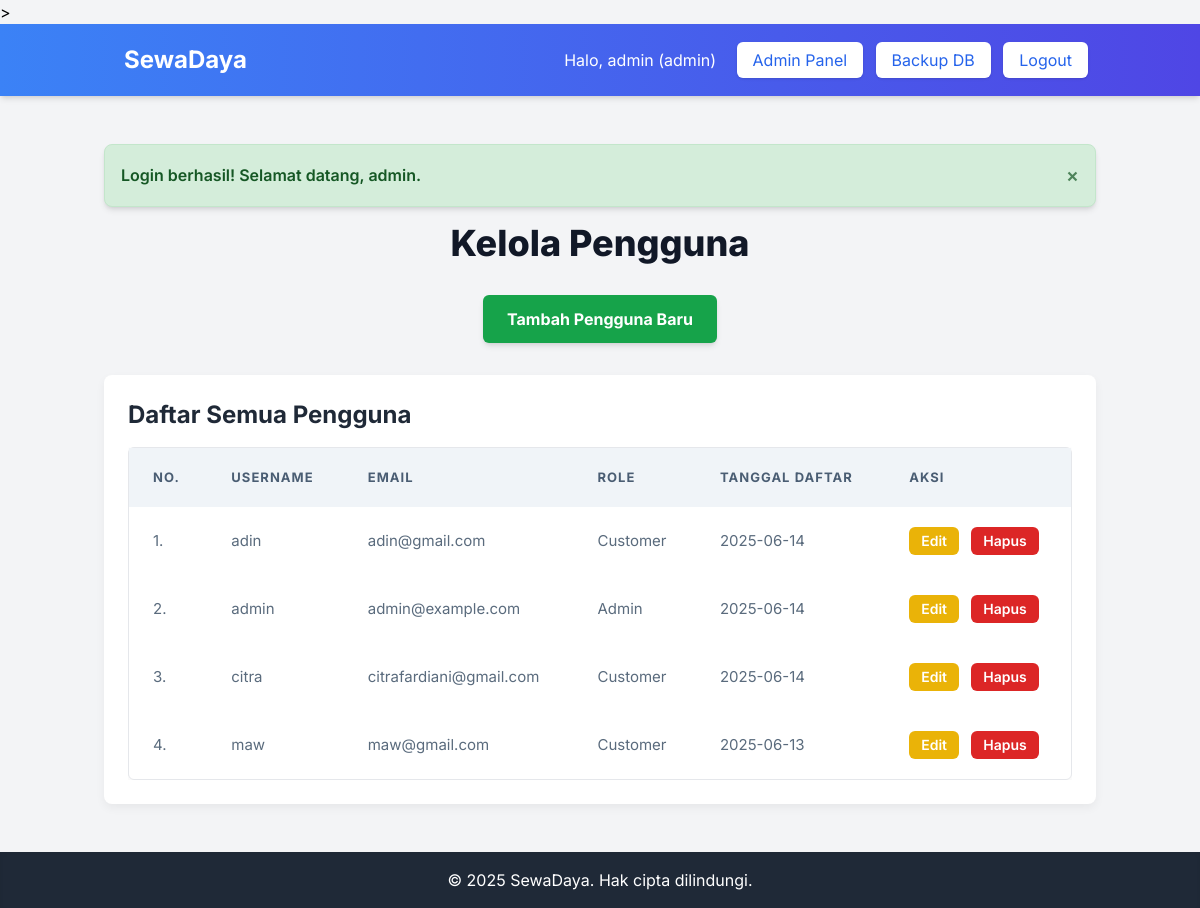
Page /admin_kelola_pengguna.php (signed in) on the committed database.
### tables this page shows
CREATE TABLE `users` (
  `user_id` int NOT NULL,
  `username` varchar(50) NOT NULL,
  `password` varchar(255) NOT NULL,
  `email` varchar(100) NOT NULL,
  `role` enum('admin','customer') DEFAULT 'customer',
  `created_at` timestamp NULL DEFAULT CURRENT_TIMESTAMP
);

### admin_kelola_pengguna.php (the view, shortened to what this page needs)
<?php
require_once __DIR__ . '/init.php';
require_once __DIR__ . '/views/header.php';
?>
<h1 class="text-4xl font-extrabold text-gray-900 mb-8 text-center">Kelola Pengguna</h1>
<div class="text-center mb-8">
    <button onclick="openAddUserModal()" class="bg-green-600 hover:bg-green-700 text-white font-bold py-3 px-6 rounded-md shadow-md transition duration-200">
        Tambah Pengguna Baru
    </button>
</div>
<div class="bg-white p-6 rounded-lg shadow-md">
    <h2 class="text-2xl font-bold text-gray-800 mb-4">Daftar Semua Pengguna</h2>
    <div class="overflow-x-auto">
        <table class="min-w-full bg-white border border-gray-200 rounded-md">
            <thead>
                <tr class="bg-gray-100 text-gray-700">
                    <th class="py-3 px-4 text-left">No.</th>
                    <th class="py-3 px-4 text-left">Username</th>
                    <th class="py-3 px-4 text-left">Email</th>
                    <th class="py-3 px-4 text-left">Role</th>
                    <th class="py-3 px-4 text-left">Tanggal Daftar</th>
                    <th class="py-3 px-4 text-left">Aksi</th>
                </tr>
            </thead>
            <tbody>
                <?php
                try {
                    $stmt = $pdo->query("SELECT user_id, username, email, role, created_at FROM users ORDER BY username ASC");
                    $all_users = $stmt->fetchAll(PDO::FETCH_ASSOC);
                    if (count($all_users) > 0) {
                        $counter = 1;
                        foreach ($all_users as $user): ?>
                            <tr class="border-b border-gray-200 hover:bg-gray-50">
                                <td class="py-3 px-4"><?= $counter++ ?>.</td>
                                <td class="py-3 px-4"><?= htmlspecialchars($user['username']) ?></td>
                                <td class="py-3 px-4"><?= htmlspecialchars($user['email']) ?></td>
                                <td class="py-3 px-4"><?= htmlspecialchars(ucfirst($user['role'])) ?></td>
                                <td class="py-3 px-4"><?= htmlspecialchars(date('Y-m-d', strtotime($user['created_at']))) ?></td>
                                <td class="py-3 px-4">
                                    <button onclick='openEditUserModal(<?= json_encode($user) ?>, <?= $_SESSION['user_id'] ?>)' class="bg-yellow-500 hover:bg-yellow-600 text-white text-sm py-1 px-3 rounded-md transition duration-200 mr-2">Edit</button>
                                    <form action="admin_kelola_pengguna.php" method="POST" class="inline-block" onsubmit="return confirm('Anda yakin ingin menghapus pengguna ini? Tindakan ini tidak dapat dibatalkan.');">
                                        <button type="submit" class="bg-red-600 hover:bg-red-700 text-white text-sm py-1 px-3 rounded-md transition duration-200" <?= ($user['user_id'] == $_SESSION['user_id']) ? 'disabled' : '' ?>>Hapus</button>
                                    </form>
                                </td>
                            </tr>
                        <?php endforeach;
                    } else {
                        echo "<tr><td colspan='6' class='py-3 px-4 text-center text-gray-600'>Tidak ada pengguna di database.</td></tr>";
                    }
                } catch (PDOException $e) {
                    echo "<tr><td colspan='6' class='py-3 px-4 text-center text-red-600'>Gagal memuat pengguna: " . $e->getMessage() . "</td></tr>";
                }
                ?>
            </tbody>
        </table>
    </div>
</div>
<?php
require_once __DIR__ . '/views/footer.php';
?>

### assets/css/style.css (style rules this page uses)
body { -webkit-font-smoothing: antialiased; -moz-osx-font-smoothing: grayscale; font-family: 'Inter', sans-serif; background-color: color: #3f4a5a; line-height: 1.6; }
.bg-white.p-6.rounded-lg.shadow-md, .bg-white.p-8.rounded-lg.shadow-lg { background-color: #ffffff; border: 1px solid theme('colors.gray.100'); border-radius: theme('borderRadius.2xl'); box-shadow: 0 4px 10px rgba(0, 0, 0, 0.05); transition: all 0.2s ease-out; }
h1 { color: #2c3e50; font-weight: 800; text-align: center; margin-bottom: 2rem; font-size: 2.5rem; }
h2 { color: #34495e; font-weight: 700; margin-bottom: 1.5rem; font-size: 1.875rem; }
.overflow-x-auto { border-radius: theme('borderRadius.lg'); overflow: hidden; }
.overflow-x-auto table { width: 100%; min-width: 900px; border-collapse: separate; border-spacing: 0; background-color: #ffffff; border-radius: theme('borderRadius.lg'); box-shadow: 0 2px 8px rgba(0, 0, 0, 0.05); }
.overflow-x-auto table th, .overflow-x-auto table td { padding: 1.25rem 1.5rem; border-bottom: 1px solid theme('colors.gray.100'); text-align: left; color: #5a6b7d; font-size: 0.9375rem; }
.overflow-x-auto table tbody tr:last-child td { border-bottom: none; }
.overflow-x-auto table thead th { background-color: #f0f4f8; color: #4a5d73; font-weight: 700; text-transform: uppercase; font-size: 0.8125rem; letter-spacing: 0.08em; position: sticky; top: 0; z-index: 10; }
.overflow-x-auto table thead tr:first-child th:first-child { border-top-left-radius: theme('borderRadius.lg'); }
.overflow-x-auto table thead tr:first-child th:last-child { border-top-right-radius: theme('borderRadius.lg'); }
button, a.btn, .bg-blue-600, .bg-green-600, .bg-yellow-500, .bg-red-600, .bg-purple-600 { transition: all 0.2s ease-in-out; border-radius: theme('borderRadius.md'); font-weight: 600; }

### views/header.php (style rules this page uses)
body { -webkit-font-smoothing: antialiased; -moz-osx-font-smoothing: grayscale; font-family: 'Inter', sans-serif; background-color: #f0f2f5; }
.overflow-x-auto table { min-width: 640px; }

### rows in the picture
users: username "adin", email "adin@gmail.com", role "Customer", created_at "2025-06-14"
users: username "admin", email "admin@example.com", role "Admin", created_at "2025-06-14"
users: username "citra", email "citrafardiani@gmail.com", role "Customer", created_at "2025-06-14"
users: username "maw", email "maw@gmail.com", role "Customer", created_at "2025-06-13"

### other values in the picture
$_SESSION['username'] "admin"
$_SESSION['role'] "admin"
$message "Login berhasil! Selamat datang, admin."
